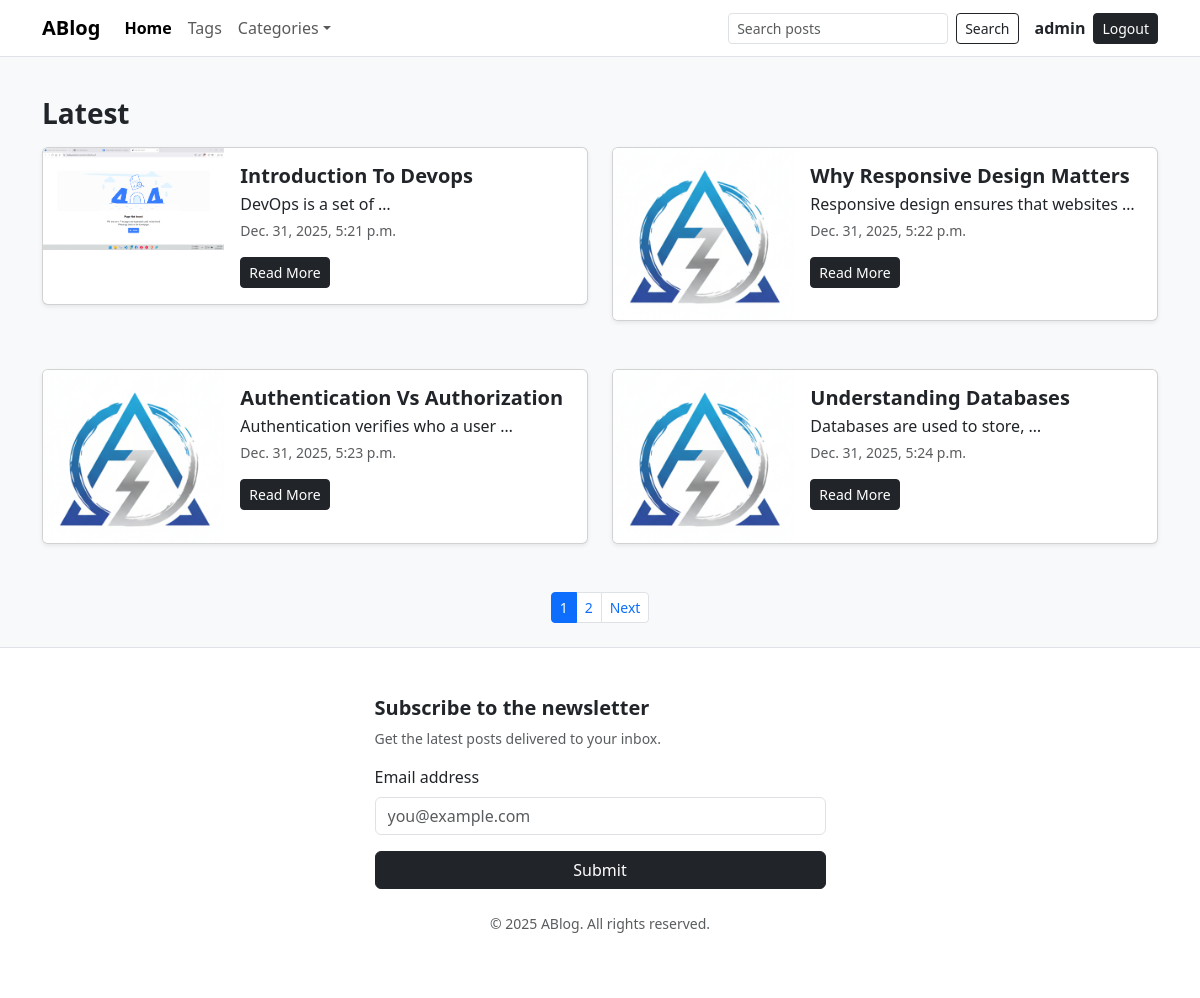
The app's page / (signed in) with its own data.
### posts/models.py (models this page shows, shortened)
class Post(models.Model):
    post_title = models.CharField(max_length=60)
    post_content = models.TextField()
    published_data = models.DateTimeField(auto_now=True)
    tags = models.ManyToManyField(Tag)
    post_image = models.ImageField(upload_to="post", default="post/i.png")

### posts/views.py (the view)
# urls.py: path("", views.HomeView.as_view(), name="home"),
class HomeView(ListView):
    model = Post
    template_name = "posts/index.html"
    context_object_name = "posts"
    ordering = ["-id"]
    paginate_by = 4

### posts/context_processors.py (called while the page is built)
def categories(request):
  categories = [
    "Programming",
    "Food",
    "Travel"
  ]
  return {"categories": categories}

### posts/templates/posts/index.html (shortened to what this page needs)
{% extends "base.html" %}
{% block main %}
  <h1 class="my-3 fw-semibold fs-3">Latest</h1>
  <div class="row g-4">
    {% for post in posts %}
      <div class="col-12 col-md-6">{% include "posts/includes/post-card.html" %}</div>
    {% empty %}
      <p class="text-muted">No posts yet.</p>
    {% endfor %}
  </div>
  {% if page_obj.paginator.count > 4 %}
    <div class="d-flex justify-content-center mt-4">
      <nav aria-label="Page navigation">
        <ul class="pagination pagination-sm mb-0">
          <li class="page-item active" aria-current="page">
            <span class="page-link">{{ page_obj.number }}</span>
          </li>
          {% if page_obj.has_next %}
            <li class="page-item">
              <a class="page-link" href="?page={{ page_obj.next_page_number }}">{{ page_obj.next_page_number }}</a>
            </li>
            <li class="page-item">
              <a class="page-link" href="?page={{ page_obj.next_page_number }}">Next</a>
            </li>
          {% endif %}
        </ul>
      </nav>
    </div>
  {% endif %}
{% endblock main %}

### templates/base.html (shortened to what this page needs)
{% load static %}
<!DOCTYPE html>
<html lang="en">
  <head>
    <link href="https://cdn.jsdelivr.net/npm/bootstrap@5.3.2/dist/css/bootstrap.min.css"
          rel="stylesheet" />
  </head>
  <body class="d-flex flex-column min-vh-100 bg-light">
    <nav class="navbar navbar-expand-lg navbar-light bg-white border-bottom">
      <div class="container">
        <a class="navbar-brand fw-bold" href="{% url 'home' %}">ABlog</a>
        <div class="collapse navbar-collapse" id="navbarNav">
          <ul class="navbar-nav me-auto mb-2 mb-lg-0">
            <li class="nav-item">
              <a class="nav-link active fw-semibold" href="{% url 'home' %}">Home</a>
            </li>
            <li class="nav-item">
              <a class="nav-link" href="#">Tags</a>
            </li>
            <li class="nav-item dropdown">
              <a class="nav-link dropdown-toggle"
                 href="#"
                 role="button"
                 data-bs-toggle="dropdown">Categories</a>
            </li>
          </ul>
          <form class="d-flex me-3" action='{% url "search" %}' method="get">
            <input class="form-control form-control-sm me-2"
                   type="search"
                   placeholder="Search posts"
                   name='query' />
            <button class="btn btn-sm btn-outline-dark" type="submit">Search</button>
          </form>
          {% if user.is_authenticated %}
            <span class="me-2 fw-semibold">{{ user.username }}</span>
            <form action="{% url 'logout' %}" method="post">
              <input type="submit" class="btn btn-sm btn-dark" value="Logout">
            </form>
          {% else %}
            <a href=" {% url 'login' %} " class="btn btn-sm btn-outline-dark me-2">Login</a>
            <a href="{% url 'register' %}" class="btn btn-sm btn-dark">Create Account</a>
          {% endif %}
        </div>
      </div>
    </nav>
    <main class="flex-grow-1">
      <div class="container py-4">
        {% block main %}
        {% endblock main %}
      </div>
    </main>
    <footer class="border-top bg-white mt-auto">
      <div class="container py-5">
        <div class="row justify-content-center">
          <div class="col-md-5">
            <h5 class="fw-semibold">Subscribe to the newsletter</h5>
            <p class="text-muted small">Get the latest posts delivered to your inbox.</p>
            <form>
              <div class="mb-3">
                <label class="form-label">Email address</label>
                <input type="email" class="form-control" placeholder="you@example.com" />
              </div>
              <button type="submit" class="btn btn-dark w-100">Submit</button>
            </form>
          </div>
        </div>
        <p class="text-center text-muted small mt-4">© 2025 ABlog. All rights reserved.</p>
      </div>
    </footer>
  </body>
</html>

### posts/templates/posts/includes/post-card.html
<div class="mb-4">
  <div class="card shadow-sm overflow-hidden">
    <div class="row g-0">
      <div class="col-4">
        <img src="{{ post.post_image.url }}"
             alt="Post image"
             width="300"
             height="200"
             class="img-fluid object-fit-cover bg-light" />
      </div>
      <div class="col-8">
        <div class="card-body">
          <h5 class="card-title fw-bold mb-1">{{ post.post_title|title }}</h5>
          <p class="card-text text-body mb-1">{{ post.post_content|truncatewords:5 }}</p>
          <p class="card-text text-muted small mb-3">{{ post.published_data }}</p>
          <a href="{% url 'post' post.id %}" class="btn btn-dark btn-sm">Read More</a>
        </div>
      </div>
    </div>
  </div>
</div>

### records on screen
Post: post_image (picture), post_title "Introduction To Devops", post_content "DevOps is a set of …", published_data "Dec. 31, 2025, 5:21 p.m."
Post: post_image (picture), post_title "Why Responsive Design Matters", post_content "Responsive design ensures that websites …", published_data "Dec. 31, 2025, 5:22 p.m."
Post: post_image (picture), post_title "Authentication Vs Authorization", post_content "Authentication verifies who a user …", published_data "Dec. 31, 2025, 5:23 p.m."
Post: post_image (picture), post_title "Understanding Databases", post_content "Databases are used to store, …", published_data "Dec. 31, 2025, 5:24 p.m."

### other values on screen
{{ user.username }} "admin"
{{ page_obj.number }} "1"
{{ page_obj.next_page_number }} "2"
